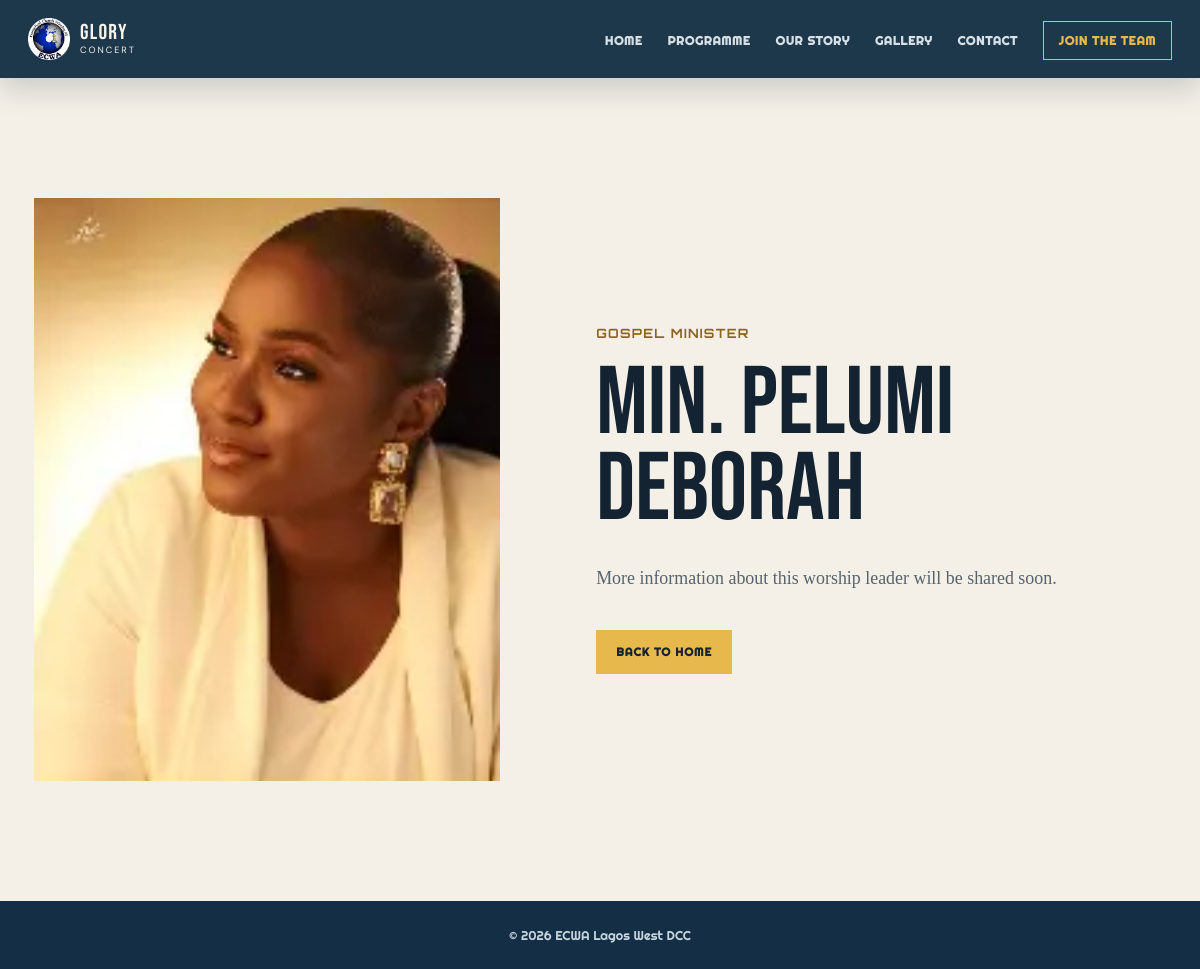
/minister/2, run on the app's committed database.
### tables this page shows
CREATE TABLE ministers (
            id INTEGER PRIMARY KEY AUTOINCREMENT,
            name TEXT NOT NULL,
            role TEXT NOT NULL,
            image TEXT NOT NULL
        , slug TEXT, bio TEXT);

### app.py (the view)
@app.route('/minister/<int:minister_id>')
def minister_profile(minister_id):
    minister = get_db().execute('SELECT * FROM ministers WHERE id=?', (minister_id,)).fetchone()
    if minister is None:
        abort(404)
    return render_template('minister-profile.html', minister=minister)

### app.py (called while the page is built)
def ensure_column(db, table, column, definition):
    columns = {row[1] for row in db.execute(f'PRAGMA table_info({table})')}
    if column not in columns:
        db.execute(f'ALTER TABLE {table} ADD COLUMN {column} {definition}')

@app.before_request
def protect_requests():
    if request.method == 'POST':
        now = monotonic()
        address = request.remote_addr or 'unknown'
        recent = [stamp for stamp in rate_limit_store.get(address, []) if now - stamp < RATE_LIMIT_WINDOW]
        if len(recent) >= RATE_LIMIT_MAX_REQUESTS:
            return jsonify(success=False, message='Too many requests. Please try again shortly.'), 429
        recent.append(now)
        rate_limit_store[address] = recent
        session_token = session.get('_csrf_token')
        supplied = request.form.get('_csrf_token') or request.headers.get('X-CSRF-Token')
        if not session_token or supplied != session_token:
            return jsonify(success=False, message='Invalid security token.'), 400

@app.teardown_appcontext
def close_connection(exception):
    db = getattr(g, '_database', None)
    if db is not None: db.close()

@app.after_request
def add_security_headers(response):
    response.headers.setdefault('X-Content-Type-Options', 'nosniff')
    response.headers.setdefault('X-Frame-Options', 'SAMEORIGIN')
    response.headers.setdefault('Referrer-Policy', 'strict-origin-when-cross-origin')
    response.headers.setdefault('Permissions-Policy', 'camera=(), microphone=(), geolocation=()')
    return response

### templates/minister-profile.html (shortened to what this page needs)
<!doctype html>
<html lang="en">
<head>
    <link rel="stylesheet" href="{{ url_for('static', filename='style.css') }}">
    <link rel="stylesheet" href="https://unpkg.com/aos@2.3.1/dist/aos.css">
</head>
<body class="clean-page">
    <nav class="site-nav">
        <div class="site-nav-inner">
            <a class="site-brand" href="{{ url_for('index') }}"><img src="{{ url_for('static', filename='images/ECWA LOGO-modified.png') }}" alt="ECWA logo"><span>GLORY<small>CONCERT</small></span></a>
            <ul class="site-menu">
                <li><a href="{{ url_for('index') }}">Home</a></li>
                <li><a href="{{ url_for('events') }}">Programme</a></li>
                <li><a href="{{ url_for('about') }}">Our story</a></li>
                <li><a href="{{ url_for('gallery_page') }}">Gallery</a></li>
                <li><a href="{{ url_for('contact') }}">Contact</a></li>
                <li><a class="nav-cta" href="{{ url_for('volunteer') }}">Join the team</a></li>
            </ul>
        </div>
    </nav>
    <main class="minister-profile-page" data-aos="fade-up">
        <div class="minister-profile-image"><img src="{{ url_for('static', filename='images/' ~ minister.image) }}" alt="{{ minister.name }}"></div>
        <div class="minister-profile-copy">
            <p class="minister-profile-role">{{ minister.role }}</p>
            <h1>{{ minister.name }}</h1>
            <div class="minister-profile-bio">{{ minister.bio or 'More information about this worship leader will be shared soon.' }}</div>
            <a class="button button-gold" href="{{ url_for('index') }}">Back to home</a>
        </div>
    </main>
    <footer class="simple-footer"><p>&copy; 2026 ECWA Lagos West DCC</p></footer>
</body>
</html>

### static/style.css (style rules this page uses)
* { margin: 0; padding: 0; box-sizing: border-box; }
html { scroll-behavior: smooth; }
body { font-family: 'Righteous', cursive; background: #191970; color: #FFFFFF; overflow-x: hidden; min-height: 100vh; padding-top: var(--navbar-height); }
img, video, iframe { max-width: 100%; height: auto; }
:root { --navbar-height: 70px; }
p { font-size: 1.2rem; line-height: 1.6; margin-bottom: 20px; }
@media (max-width: 1200px) { p { font-size: 1.1rem; } }
:root { --surface: #10243a; --surface-raised: #17334d; --ink-muted: #b6c7d6; --accent: #e7b84b; }
body { background: #081827; color: #f5f7f9; }
.site-nav { background: rgba(20, 47, 69, 0.96); box-shadow: 0 10px 30px rgba(8, 24, 39, 0.18); color: #f7f3ea; left: 0; position: sticky; right: 0; top: 0; z-index: 20; }
.site-nav-inner { align-items: center; display: flex; justify-content: space-between; margin: 0 auto; max-width: 1240px; min-height: 78px; padding: 0 28px; }
.site-brand { align-items: center; color: #f7f3ea; display: inline-flex; font-family: 'Bebas Neue', sans-serif; font-size: 1.35rem; gap: 10px; letter-spacing: 0.06em; line-height: 0.8; text-decoration: none; }
.site-brand img { height: 42px; object-fit: contain; width: 42px; }
.site-brand small { display: block; font-family: 'DM Sans', sans-serif; font-size: 0.42em; letter-spacing: 0.22em; margin-top: 5px; }
.site-menu { align-items: center; display: flex; gap: 25px; list-style: none; margin: 0; padding: 0; }
.site-menu a { color: #d7e0e4; font-size: 0.76rem; font-weight: 700; letter-spacing: 0.06em; text-decoration: none; text-transform: uppercase; }
.site-menu .nav-cta { border: 1px solid #e7b84b; color: #e7b84b; padding: 11px 15px; }
.button { display: inline-block; font-size: 0.72rem; font-weight: 700; letter-spacing: 0.08em; padding: 15px 20px; text-decoration: none; text-transform: uppercase; }
.button-gold { background: #e7b84b; color: #142331; }
.clean-page { background: #f4f0e8; color: #142331; padding-top: 0; }
.minister-profile-page { display: grid; grid-template-columns: minmax(280px, 0.9fr) minmax(0, 1.1fr); gap: clamp(36px, 8vw, 110px); margin: 0 auto; max-width: 1180px; min-height: 72vh; padding: clamp(56px, 10vw, 140px) 24px; align-items: center; }
.minister-profile-image img { aspect-ratio: 4 / 5; display: block; object-fit: cover; width: 100%; }
.minister-profile-role { color: #8c641e; font-family: 'Orbitron', monospace; font-size: 0.8rem; font-weight: 700; letter-spacing: 0.1em; margin: 18px 0; text-transform: uppercase; }
.minister-profile-copy h1 { color: #142331; font-family: 'Bebas Neue', sans-serif; font-size: clamp(3.4rem, 8vw, 7rem); font-weight: 400; line-height: 0.9; margin: 0 0 28px; }
.minister-profile-bio { color: #56636c; font-family: Georgia, serif; font-size: 1.12rem; line-height: 1.85; margin-bottom: 34px; max-width: 620px; white-space: pre-line; }
.simple-footer { background: #142f45; color: #c8d5dc; padding: 24px; text-align: center; }
.simple-footer p { font-size: 0.8rem; margin: 0; }

### data on the page
ministers: image (picture), role "GOSPEL MINISTER", name "Min. Pelumi Deborah"
